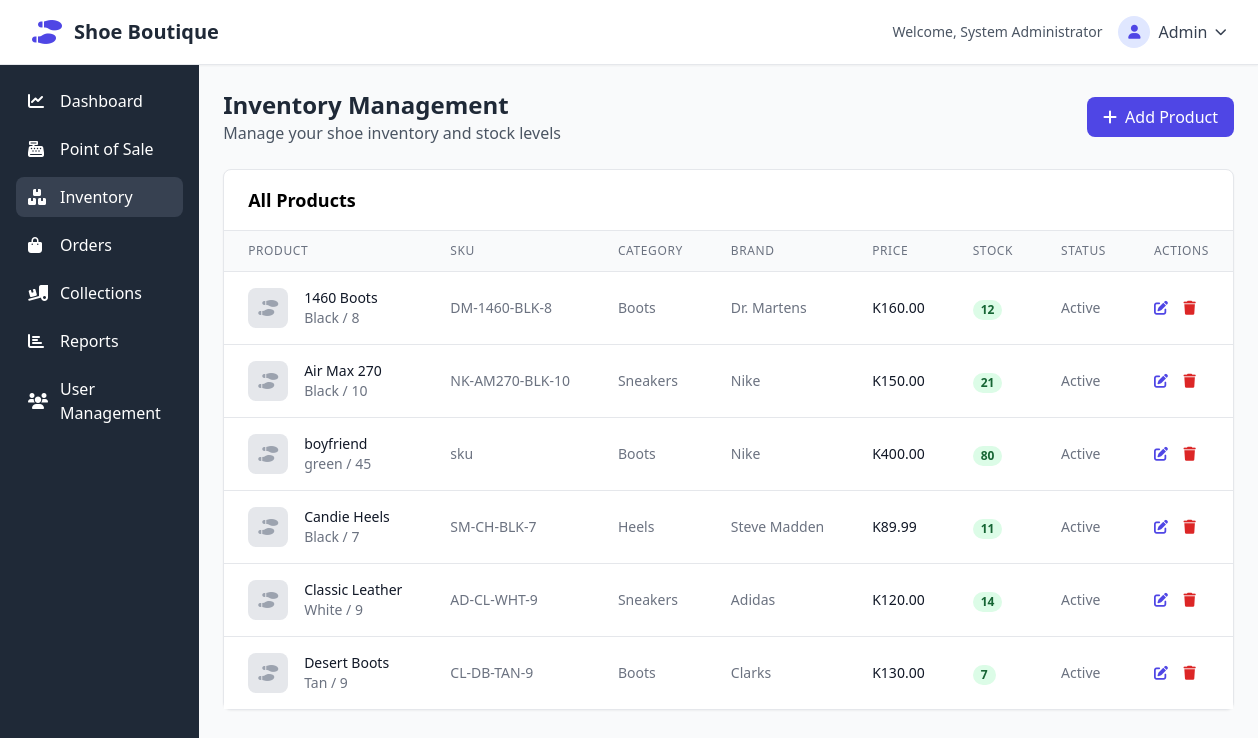
The app's page /inventory.php (signed in) with its own data.
### tables this page shows
CREATE TABLE `products` (
  `id` int(11) NOT NULL,
  `name` varchar(255) NOT NULL,
  `description` text DEFAULT NULL,
  `sku` varchar(100) NOT NULL,
  `category_id` int(11) DEFAULT NULL,
  `brand_id` int(11) DEFAULT NULL,
  `price` decimal(10,2) NOT NULL,
  `cost_price` decimal(10,2) NOT NULL,
  `size` varchar(20) DEFAULT NULL,
  `color` varchar(50) DEFAULT NULL,
  `stock_quantity` int(11) DEFAULT 0,
  `min_stock_level` int(11) DEFAULT 5,
  `image_url` varchar(500) DEFAULT NULL,
  `is_active` tinyint(1) DEFAULT 1,
  `created_at` timestamp NOT NULL DEFAULT current_timestamp(),
  `updated_at` timestamp NOT NULL DEFAULT current_timestamp() ON UPDATE current_timestamp()
);

CREATE TABLE `categories` (
  `id` int(11) NOT NULL,
  `name` varchar(100) NOT NULL,
  `description` text DEFAULT NULL,
  `created_at` timestamp NOT NULL DEFAULT current_timestamp()
);

CREATE TABLE `brands` (
  `id` int(11) NOT NULL,
  `name` varchar(100) NOT NULL,
  `description` text DEFAULT NULL,
  `created_at` timestamp NOT NULL DEFAULT current_timestamp()
);

### config/db.php (called while the page is built, shortened)
<?php
function hasPermission($required_role) {
    $role_hierarchy = ['viewer' => 1, 'salesperson' => 2, 'admin' => 3];
    $user_level = $role_hierarchy[$_SESSION['role']] ?? 0;
    $required_level = $role_hierarchy[$required_role] ?? 0;
    return $user_level >= $required_level;
}
function canAccessModule($module, $action = 'view') {
    $permissions = [
        'admin' => [
            'inventory' => ['view', 'add', 'edit', 'delete', 'manage'],
            'pos' => ['view', 'process'],
            'orders' => ['view', 'manage', 'update_status'],
            'collections' => ['view', 'manage'],
            'reports' => ['view', 'export'],
            'users' => ['view', 'add', 'edit', 'delete']
        ],
        'salesperson' => [
            'inventory' => ['view'],
            'pos' => ['view', 'process'],
            'orders' => ['view', 'update_status'],
            'collections' => ['view', 'update_status'],
            'reports' => ['view'],
            'users' => []
        ],
        'viewer' => [
            'inventory' => ['view'],
            'pos' => [],
            'orders' => ['view'],
            'collections' => ['view'],
            'reports' => ['view'],
            'users' => []
        ]
    ];
    return isset($permissions[$_SESSION['role']][$module]) &&
           in_array($action, $permissions[$_SESSION['role']][$module]);
}
?>

### inventory.php (the view, shortened to what this page needs)
<?php
require_once 'config/db.php';
$db = (new Database())->getConnection();
$can_add = canAccessModule('inventory', 'add');
$can_edit = canAccessModule('inventory', 'edit');
$can_delete = canAccessModule('inventory', 'delete');
$sql = "SELECT p.*, c.name as category_name, b.name as brand_name
        FROM products p
        LEFT JOIN categories c ON p.category_id = c.id
        LEFT JOIN brands b ON p.brand_id = b.id
        WHERE p.is_active = 1
        ORDER BY p.name";
$stmt = $db->prepare($sql);
$stmt->execute();
$products = $stmt->fetchAll(PDO::FETCH_ASSOC);
?>
<!DOCTYPE html>
<html lang="en">
<head>
    <script src="https://cdn.tailwindcss.com"></script>
    <link href="https://cdnjs.cloudflare.com/ajax/libs/font-awesome/6.0.0/css/all.min.css" rel="stylesheet">
</head>
<body class="bg-gray-50">
    <?php include 'header.php'; ?>
    <div class="flex">
        <?php include 'sidebar.php'; ?>
        <main class="flex-1 p-6">
            <div class="mb-6 flex justify-between items-center">
    <div>
        <h1 class="text-2xl font-bold text-gray-800">Inventory Management</h1>
        <p class="text-gray-600">Manage your shoe inventory and stock levels</p>
    </div>
    <?php if ($can_add): ?>
    <button onclick="openAddModal()" class="bg-indigo-600 text-white px-4 py-2 rounded-lg hover:bg-indigo-700 flex items-center">
        <i class="fas fa-plus mr-2"></i> Add Product
    </button>
    <?php endif; ?>
</div>
            <div class="bg-white rounded-lg shadow-sm border border-gray-200">
                <div class="px-6 py-4 border-b border-gray-200">
                    <h3 class="text-lg font-semibold">All Products</h3>
                </div>
                <div class="overflow-x-auto">
                    <table class="min-w-full divide-y divide-gray-200">
                        <thead class="bg-gray-50">
                            <tr>
                                <th class="px-6 py-3 text-left text-xs font-medium text-gray-500 uppercase tracking-wider">Product</th>
                                <th class="px-6 py-3 text-left text-xs font-medium text-gray-500 uppercase tracking-wider">SKU</th>
                                <th class="px-6 py-3 text-left text-xs font-medium text-gray-500 uppercase tracking-wider">Category</th>
                                <th class="px-6 py-3 text-left text-xs font-medium text-gray-500 uppercase tracking-wider">Brand</th>
                                <th class="px-6 py-3 text-left text-xs font-medium text-gray-500 uppercase tracking-wider">Price</th>
                                <th class="px-6 py-3 text-left text-xs font-medium text-gray-500 uppercase tracking-wider">Stock</th>
                                <th class="px-6 py-3 text-left text-xs font-medium text-gray-500 uppercase tracking-wider">Status</th>
                                <th class="px-6 py-3 text-left text-xs font-medium text-gray-500 uppercase tracking-wider">Actions</th>
                            </tr>
                        </thead>
                        <tbody class="bg-white divide-y divide-gray-200">
                            <?php foreach ($products as $product): ?>
                            <tr>
                                <td class="px-6 py-4 whitespace-nowrap">
                                    <div class="flex items-center">
                                        <div class="flex-shrink-0 h-10 w-10 bg-gray-200 rounded-lg flex items-center justify-center">
                                            <i class="fas fa-shoe-prints text-gray-400"></i>
                                        </div>
                                        <div class="ml-4">
                                            <div class="text-sm font-medium text-gray-900"><?php echo $product['name']; ?></div>
                                            <div class="text-sm text-gray-500"><?php echo $product['color']; ?> / <?php echo $product['size']; ?></div>
                                        </div>
                                    </div>
                                </td>
                                <td class="px-6 py-4 whitespace-nowrap text-sm text-gray-500"><?php echo $product['sku']; ?></td>
                                <td class="px-6 py-4 whitespace-nowrap text-sm text-gray-500"><?php echo $product['category_name']; ?></td>
                                <td class="px-6 py-4 whitespace-nowrap text-sm text-gray-500"><?php echo $product['brand_name']; ?></td>
                                <td class="px-6 py-4 whitespace-nowrap text-sm font-medium text-gray-900">K<?php echo number_format($product['price'], 2); ?></td>
                                <td class="px-6 py-4 whitespace-nowrap">
                                    <span class="px-2 inline-flex text-xs leading-5 font-semibold rounded-full
                                        <?php echo $product['stock_quantity'] <= $product['min_stock_level'] ? 'bg-red-100 text-red-800' : 'bg-green-100 text-green-800'; ?>">
                                        <?php echo $product['stock_quantity']; ?>
                                    </span>
                                </td>
                                <td class="px-6 py-4 whitespace-nowrap text-sm text-gray-500">
                                    <?php echo $product['is_active'] ? 'Active' : 'Inactive'; ?>
                                </td>
                                <td class="px-6 py-4 whitespace-nowrap text-sm font-medium">
    <?php if ($can_edit): ?>
    <button onclick="openEditModal(<?php echo htmlspecialchars(json_encode($product)); ?>)"
            class="text-indigo-600 hover:text-indigo-900 mr-3">
        <i class="fas fa-edit"></i>
    </button>
    <?php endif; ?>
    <?php if ($can_delete): ?>
    <a href="inventory.php?delete=<?php echo $product['id']; ?>"
       class="text-red-600 hover:text-red-900"
       onclick="return confirm('Are you sure you want to delete this product?')">
        <i class="fas fa-trash"></i>
    </a>
    <?php endif; ?>
</td>
                            </tr>
                            <?php endforeach; ?>
                        </tbody>
                    </table>
                </div>
            </div>
        </main>
    </div>
</body>
</html>

### header.php (shortened to what this page needs)
<header class="bg-white shadow-sm border-b border-gray-200">
    <div class="max-w-7xl mx-auto px-4 sm:px-6 lg:px-8">
        <div class="flex justify-between items-center py-4">
            <div class="flex items-center">
                <i class="fas fa-shoe-prints text-2xl text-indigo-600 mr-3"></i>
                <h1 class="text-xl font-semibold text-gray-800">Shoe Boutique</h1>
            </div>
            <div class="flex items-center space-x-4">
                <span class="text-sm text-gray-600">Welcome, <?php echo $_SESSION['full_name']; ?></span>
                <div class="relative" x-data="{ open: false }">
                    <button
                        @click="open = !open"
                        class="flex items-center space-x-2 text-gray-700 hover:text-gray-900 focus:outline-none"
                    >
                        <div class="w-8 h-8 bg-indigo-100 rounded-full flex items-center justify-center">
                            <i class="fas fa-user text-indigo-600 text-sm"></i>
                        </div>
                        <span><?php echo ucfirst($_SESSION['role']); ?></span>
                        <i class="fas fa-chevron-down text-xs transition-transform duration-200" :class="{'rotate-180': open}"></i>
                    </button>
                </div>
            </div>
        </div>
    </div>
</header>

### sidebar.php
<?php
$current_page = basename($_SERVER['PHP_SELF']);
$current_dir = dirname($_SERVER['PHP_SELF']);
$is_root = ($current_dir == '/' || $current_dir == '\\');
?>
<aside class="bg-gray-800 text-white w-64 min-h-screen p-4">
    <nav class="space-y-2">
        <a href="<?php echo $is_root ? 'index.php' : './index.php'; ?>" class="flex items-center space-x-3 px-3 py-2 rounded-lg <?php echo $current_page == 'index.php' ? 'bg-gray-700' : 'hover:bg-gray-700'; ?>">
            <i class="fas fa-chart-line w-5"></i>
            <span>Dashboard</span>
        </a>
        <?php if (hasPermission('salesperson')): ?>
        <a href="<?php echo $is_root ? 'pos.php' : './pos.php'; ?>" class="flex items-center space-x-3 px-3 py-2 rounded-lg <?php echo $current_page == 'pos.php' ? 'bg-gray-700' : 'hover:bg-gray-700'; ?>">
            <i class="fas fa-cash-register w-5"></i>
            <span>Point of Sale</span>
        </a>
        <?php endif; ?>
<?php if (canAccessModule('inventory', 'view')): ?>
<a href="inventory.php" class="flex items-center space-x-3 px-3 py-2 rounded-lg <?php echo $current_page == 'inventory.php' ? 'bg-gray-700' : 'hover:bg-gray-700'; ?>">
    <i class="fas fa-boxes w-5"></i>
    <span>Inventory</span>
</a>
<?php endif; ?>
        <a href="<?php echo $is_root ? 'orders.php' : './orders.php'; ?>" class="flex items-center space-x-3 px-3 py-2 rounded-lg <?php echo $current_page == 'orders.php' ? 'bg-gray-700' : 'hover:bg-gray-700'; ?>">
            <i class="fas fa-shopping-bag w-5"></i>
            <span>Orders</span>
        </a>
        <a href="<?php echo $is_root ? 'collections.php' : './collections.php'; ?>" class="flex items-center space-x-3 px-3 py-2 rounded-lg <?php echo $current_page == 'collections.php' ? 'bg-gray-700' : 'hover:bg-gray-700'; ?>">
            <i class="fas fa-truck-loading w-5"></i>
            <span>Collections</span>
        </a>
        <a href="<?php echo $is_root ? 'reports.php' : './reports.php'; ?>" class="flex items-center space-x-3 px-3 py-2 rounded-lg <?php echo $current_page == 'reports.php' ? 'bg-gray-700' : 'hover:bg-gray-700'; ?>">
            <i class="fas fa-chart-bar w-5"></i>
            <span>Reports</span>
        </a>
        <?php if (hasPermission('admin')): ?>
        <a href="<?php echo $is_root ? 'users.php' : './users.php'; ?>" class="flex items-center space-x-3 px-3 py-2 rounded-lg <?php echo $current_page == 'users.php' ? 'bg-gray-700' : 'hover:bg-gray-700'; ?>">
            <i class="fas fa-users w-5"></i>
            <span>User Management</span>
        </a>
        <?php endif; ?>
    </nav>
</aside>

### records on screen
products: name "1460 Boots", color "Black", size "8", sku "DM-1460-BLK-8", category.name "Boots", brand.name "Dr. Martens", price "160.00", stock_quantity "12", is_active "Active"
products: name "Air Max 270", color "Black", size "10", sku "NK-AM270-BLK-10", category.name "Sneakers", brand.name "Nike", price "150.00", stock_quantity "21", is_active "Active"
products: name "boyfriend", color "green", size "45", sku "sku", category.name "Boots", brand.name "Nike", price "400.00", stock_quantity "80", is_active "Active"
products: name "Candie Heels", color "Black", size "7", sku "SM-CH-BLK-7", category.name "Heels", brand.name "Steve Madden", price "89.99", stock_quantity "11", is_active "Active"
products: name "Classic Leather", color "White", size "9", sku "AD-CL-WHT-9", category.name "Sneakers", brand.name "Adidas", price "120.00", stock_quantity "14", is_active "Active"
products: name "Desert Boots", color "Tan", size "9", sku "CL-DB-TAN-9", category.name "Boots", brand.name "Clarks", price "130.00", stock_quantity "7", is_active "Active"

### other values on screen
$_SESSION['full_name'] "System Administrator"
$_SESSION['role'] "Admin"
